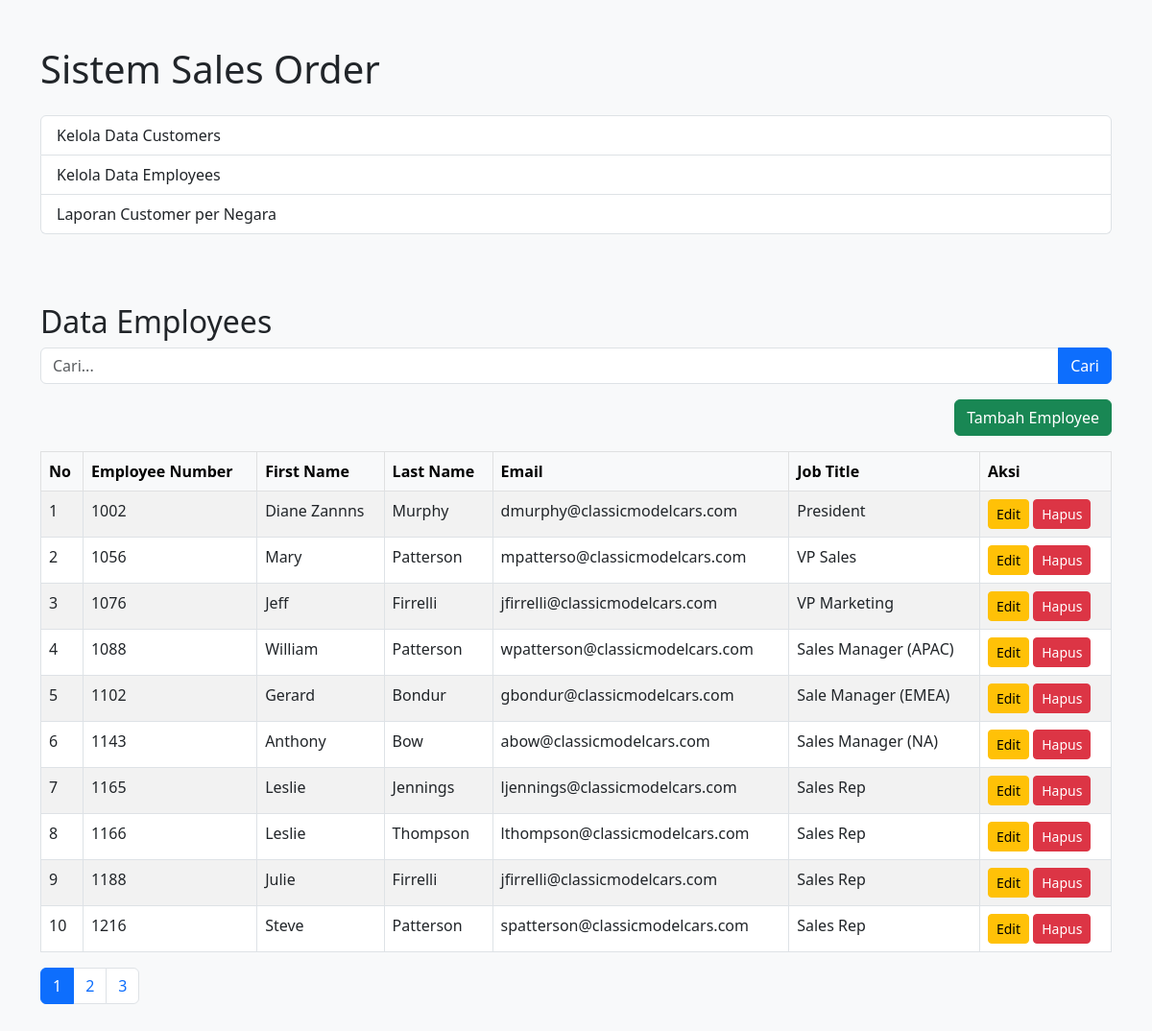
The page /list_employees.php on the database its author committed.
### tables this page shows
CREATE TABLE `employees` (
  `employeeNumber` int NOT NULL,
  `lastName` varchar(50) NOT NULL,
  `firstName` varchar(50) NOT NULL,
  `extension` varchar(10) NOT NULL,
  `email` varchar(100) NOT NULL,
  `officeCode` varchar(10) NOT NULL,
  `reportsTo` int DEFAULT NULL,
  `jobTitle` varchar(50) NOT NULL,
  `nik_enkrip` varbinary(255) DEFAULT NULL,
  `nik` varbinary(255) DEFAULT NULL,
  PRIMARY KEY (`employeeNumber`),
  KEY `reportsTo` (`reportsTo`),
  KEY `officeCode` (`officeCode`),
  CONSTRAINT `employees_ibfk_1` FOREIGN KEY (`reportsTo`) REFERENCES `employees` (`employeeNumber`),
  CONSTRAINT `employees_ibfk_2` FOREIGN KEY (`officeCode`) REFERENCES `offices` (`officeCode`)
);

### list_employees.php (the view, shortened to what this page needs)
<?php
include 'koneksi.php';
$search = isset($_GET['search']) ? $_GET['search'] : '';
$page = isset($_GET['page']) ? (int)$_GET['page'] : 1;
$limit = 10;
$offset = ($page - 1) * $limit;
$query = "SELECT * FROM employees WHERE firstName LIKE '%$search%' LIMIT $limit OFFSET $offset";
$result = mysqli_query($conn, $query);
$total_result = mysqli_query($conn, "SELECT COUNT(*) as total FROM employees WHERE firstName LIKE '%$search%'");
$total_data = mysqli_fetch_assoc($total_result)['total'];
$total_pages = ceil($total_data / $limit);
?>
<!DOCTYPE html>
<html>
<head>
    <link href="https://cdn.jsdelivr.net/npm/bootstrap@5.3.0/dist/css/bootstrap.min.css" rel="stylesheet">
</head>
<body class="bg-light">
    <?php require_once './navigation.php'; ?>
    <div class="container py-4">
        <h2>Data Employees</h2>
        <form method="GET" class="mb-3">
            <div class="input-group">
                <input type="text" name="search" value="<?= htmlspecialchars($search) ?>" class="form-control" placeholder="Cari...">
                <button class="btn btn-primary">Cari</button>
            </div>
        </form>
        <div class="d-flex justify-content-end mb-3">
            <a href="add_employee.php" class="btn btn-success">Tambah Employee</a>
        </div>
        <table class="table table-bordered table-striped">
            <thead class="table-light">
                <tr>
                    <th>No</th>
                    <th>Employee Number</th>
                    <th>First Name</th>
                    <th>Last Name</th>
                    <th>Email</th>
                    <th>Job Title</th>
                    <th>Aksi</th>
                </tr>
            </thead>
            <tbody>
                <?php $no = $offset + 1;
                while ($row = mysqli_fetch_assoc($result)): ?>
                    <tr>
                        <td><?= $no++ ?></td>
                        <td><?= $row['employeeNumber'] ?></td>
                        <td><?= $row['firstName'] ?></td>
                        <td><?= $row['lastName'] ?></td>
                        <td><?= $row['email'] ?></td>
                        <td><?= $row['jobTitle'] ?></td>
                        <td>
                            <a href="edit_employee.php?id=<?= $row['employeeNumber'] ?>" class="btn btn-sm btn-warning">Edit</a>
                            <a href="delete_employee.php?id=<?= $row['employeeNumber'] ?>" onclick="return confirm('Hapus data?')" class="btn btn-sm btn-danger">Hapus</a>
                        </td>
                    </tr>
                <?php endwhile; ?>
            </tbody>
        </table>
        <nav>
            <ul class="pagination mt-3">
                <?php for ($i = 1; $i <= $total_pages; $i++): ?>
                    <li class="page-item <?= $i == $page ? 'active' : '' ?>">
                        <a class="page-link" href="?search=<?= urlencode($search) ?>&page=<?= $i ?>"><?= $i ?></a>
                    </li>
                <?php endfor; ?>
            </ul>
        </nav>
    </div>
</body>
</html>

### rows shown on the page
employees: employeeNumber "1002", firstName "Diane Zannns", lastName "Murphy", email "dmurphy@classicmodelcars.com", jobTitle "President"
employees: employeeNumber "1056", firstName "Mary", lastName "Patterson", email "mpatterso@classicmodelcars.com", jobTitle "VP Sales"
employees: employeeNumber "1076", firstName "Jeff", lastName "Firrelli", email "jfirrelli@classicmodelcars.com", jobTitle "VP Marketing"
employees: employeeNumber "1088", firstName "William", lastName "Patterson", email "wpatterson@classicmodelcars.com", jobTitle "Sales Manager (APAC)"
employees: employeeNumber "1102", firstName "Gerard", lastName "Bondur", email "gbondur@classicmodelcars.com", jobTitle "Sale Manager (EMEA)"
employees: employeeNumber "1143", firstName "Anthony", lastName "Bow", email "abow@classicmodelcars.com", jobTitle "Sales Manager (NA)"
employees: employeeNumber "1165", firstName "Leslie", lastName "Jennings", email "ljennings@classicmodelcars.com", jobTitle "Sales Rep"
employees: employeeNumber "1166", firstName "Leslie", lastName "Thompson", email "lthompson@classicmodelcars.com", jobTitle "Sales Rep"
employees: employeeNumber "1188", firstName "Julie", lastName "Firrelli", email "jfirrelli@classicmodelcars.com", jobTitle "Sales Rep"
employees: employeeNumber "1216", firstName "Steve", lastName "Patterson", email "spatterson@classicmodelcars.com", jobTitle "Sales Rep"
